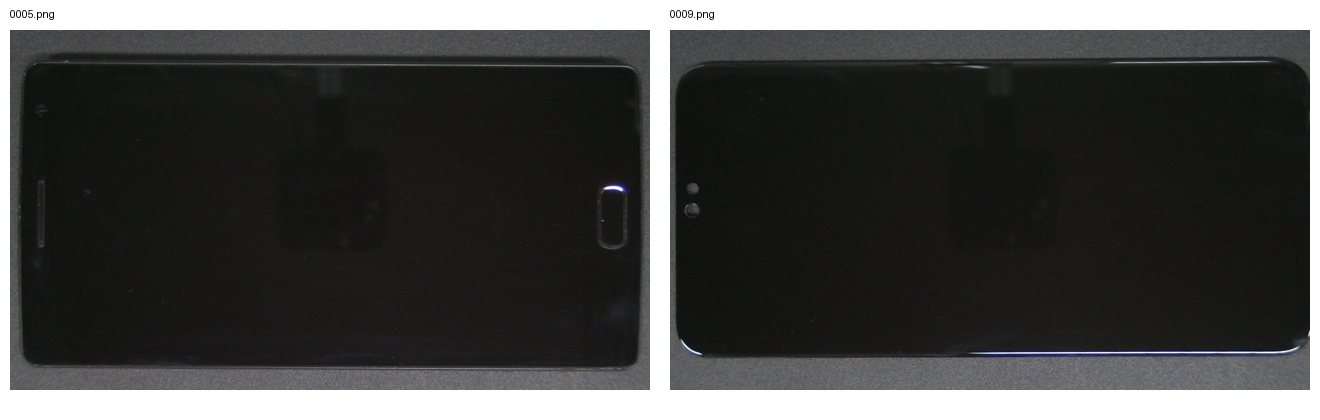
#> input picture reports/visualizations/duplicate_review/good__good/pair_01_0005_0009.png, 1320 x 420 px
$ python -i prepare_defect_dataset.py   (imports and definitions only)
#> lines starting #> are read from the running program, lines starting #| are printed output that depends on the picture
from __future__ import annotations

import argparse
import hashlib
import json
import random
import shutil
from collections import Counter, defaultdict
from dataclasses import dataclass
from pathlib import Path
from typing import Iterable

import cv2
import numpy as np
from PIL import Image

PROJECT_ROOT = Path(__file__).resolve().parents[2]
RAW_ROOT = PROJECT_ROOT / "datasets" / "defect_dataset"
OUTPUT_ROOT = PROJECT_ROOT / "processed" / "defect_segmentation"
CONFIG_PATH = PROJECT_ROOT / "configs" / "defect.yaml"
IMAGE_EXTENSIONS = {".jpg", ".jpeg", ".png", ".bmp", ".tif", ".tiff"}
CLASS_BY_FOLDER = {"scratch": 0, "oil": 1, "stain": 2}
IMAGE_FOLDERS = ("good", "scratch", "oil", "stain")
MASK_FOLDERS = ("ground_truth_1", "ground_truth_2")
SEED = 42


@dataclass(frozen=True)
class ImageRecord:
    path: Path
    source_class: str
    stem: str
    file_hash: str
    perceptual_hash: str


class UnionFind:
    def __init__(self, size: int) -> None:
        self.parent = list(range(size))

    # [18 lines left out: functions find, union, image_paths, not called in this run]


def perceptual_hash(path: Path) -> str:
    with Image.open(path).convert("L") as image:
        pixels = np.asarray(image.resize((32, 32), Image.Resampling.LANCZOS), dtype=np.float32)
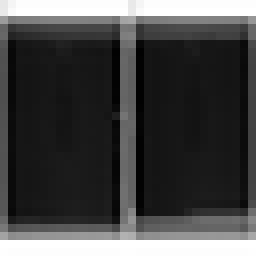
#> pixels: shape (32, 32) float32 (shown 8 times larger); min 1, max 255, mean 70.4
    low_frequency = cv2.resize(pixels, (8, 8), interpolation=cv2.INTER_AREA)
    mean = float(low_frequency.mean())
#> mean = 70.42
    return "".join("1" if value >= mean else "0" for value in low_frequency.flat)


# [152 lines left out: functions build_records, duplicate_groups, mask_lookup, mask_array, mask_class, mask_polygons and 5 more, not called in this run]


# [2 lines not run here, left out]

>>> result = perceptual_hash('../../reports/visualizations/duplicate_review/good__good/pair_01_0005_0009.png')
